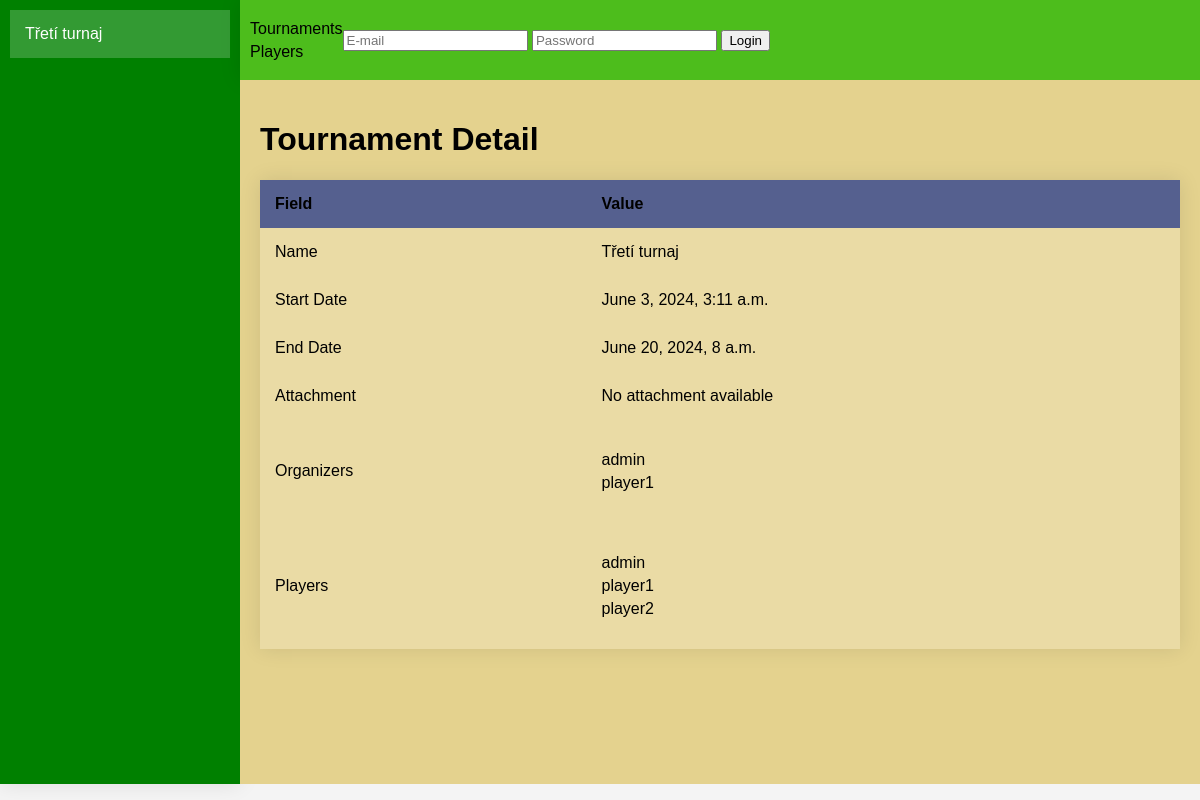
The page /tournament/3/ on the database its author committed.
### tournaments/models.py (models this page shows, shortened)
class Tournament(models.Model):
    name = models.CharField(max_length=100)
    start_date = models.DateTimeField()
    end_date = models.DateTimeField()
    attachment = models.FileField(upload_to='attachments/', blank=True, null=True)

class TournamentOrganizer(models.Model):
    tournament = models.ForeignKey(Tournament, on_delete=models.CASCADE)
    organizer = models.ForeignKey(Player, on_delete=models.CASCADE)

class TournamentPlayer(models.Model):
    tournament = models.ForeignKey(Tournament, on_delete=models.CASCADE)
    player = models.ForeignKey(Player, on_delete=models.CASCADE)

### players/models.py (models this page shows)
class Player(AbstractUser):
    email = models.EmailField(('email address'), unique=True)
    USERNAME_FIELD = 'email'
    REQUIRED_FIELDS = ['username']

### tournaments/views.py (the view)
# urls.py: path('<int:tournament_pk>/', TournamentDetailView.as_view(template_name="./detail/tournament_detail.html"), name='tournament_detail'),
class TournamentDetailView(TournamentContextMixin, DetailView):
    model = Tournament
    context_object_name = 'tournament'
    def get_object(self, queryset=None):
        return self.get_tournament()

### tournaments/views.py (called while the page is built, shortened)
    def get_tournament(self):
        return Tournament.objects.get(pk=self.kwargs['tournament_pk'])

    def get_context_data(self, **kwargs):
        context = super().get_context_data(**kwargs)
        if 'tournament_pk' in self.kwargs:
            tournament = self.get_tournament()
            context['tournament'] = tournament
            context['rounds'] = tournament.round_set.all()
            context['organizers'] = TournamentOrganizer.objects.filter(tournament=tournament).select_related('organizer')
            context['players'] = TournamentPlayer.objects.filter(tournament=tournament).select_related('player')
        return context

### billiard_charts/static/templates/detail/tournament_detail.html (shortened to what this page needs)
{% extends "base.html" %}
{% block main_space %}
    {% if object.error_message %}
        <h2>Error</h2>
        <p>{{ object.error_message }}</p>
    {% else %}
        <h1>Tournament Detail</h1>
        <table>
            <thead>
                <tr>
                    <th class="l">Field</th>
                    <th class="r">Value</th>
                </tr>
            </thead>
            <tbody>
                <tr>
                    <td class="l">Name</td>
                    <td class="r">{{ tournament.name }}</td>
                </tr>
                <tr>
                    <td class="l">Start Date</td>
                    <td class="r">{{ tournament.start_date }}</td>
                </tr>
                <tr>
                    <td class="l">End Date</td>
                    <td class="r">{{ tournament.end_date }}</td>
                </tr>
                <tr>
                    <td class="l">Attachment</td>
                    <td class="r">
                        {% if tournament.attachment %}
                            <a href="{{ tournament.attachment.url }}">{{ tournament.attachment.name }}</a>
                        {% else %}
                            No attachment available
                        {% endif %}
                    </td>
                </tr>
                <tr>
                    <td class="l">Organizers</td>
                    <td class="r">
                        <ul>
                            {% for organizer in organizers %}
                                <li>{{ organizer.organizer.username }}</li>
                            {% endfor %}
                        </ul>
                    </td>
                </tr>
                <tr>
                    <td class="l">Players</td>
                    <td class="r">
                        <ul>
                            {% for player in players %}
                                <li>{{ player.player.username }}</li>
                            {% endfor %}
                        </ul>
                    </td>
                </tr>
            </tbody>
        </table>
    {% endif %}
{% endblock main_space %}

### billiard_charts/static/templates/sidebar.html (shortened to what this page needs)
<nav>
    {% if tournament %}
    <ul>
        <li><a href="{% url 'tournament_detail' tournament.id %}">{{ tournament.name }}</a></li>
    </ul>
    {% endif %}
</nav>

### billiard_charts/static/style.css (style rules this page uses)
body { height: 98vh; display: grid; grid-template-columns: 20vw 1fr; grid-template-rows: 10vh 1fr; font-family: Arial, sans-serif; margin: 0; background-color: #f4f4f4; }
a { color: black; text-decoration: none; }
ul { list-style-type: none; padding: 0; }
li { margin-bottom: 5px; }
table { width: 100%; border-collapse: collapse; overflow: hidden; box-shadow: 0 0 20px rgba(0, 0, 0, 0.1); margin-bottom: 20px; }
th, td { padding: 15px; background-color: rgba(255, 255, 255, 0.2); }
th { text-align: left; }
thead th { background-color: #55608f; }
tbody td { position: relative; }
nav ul { list-style-type: none; padding: 0; margin: 0; }
nav ul li { padding: 15px; background-color: rgba(255, 255, 255, 0.2); margin-bottom: 10px; position: relative; }
nav ul li a { color: #fff; text-decoration: none; display: block; width: 100%; height: 100%; }

### rows shown on the page
Tournament: name "Třetí turnaj", start_date "June 3, 2024, 3:11 a.m.", end_date "June 20, 2024, 8 a.m."
TournamentOrganizer: organizer.username "admin"
TournamentOrganizer: organizer.username "player1"
TournamentPlayer: player.username "admin"
TournamentPlayer: player.username "player1"
TournamentPlayer: player.username "player2"
